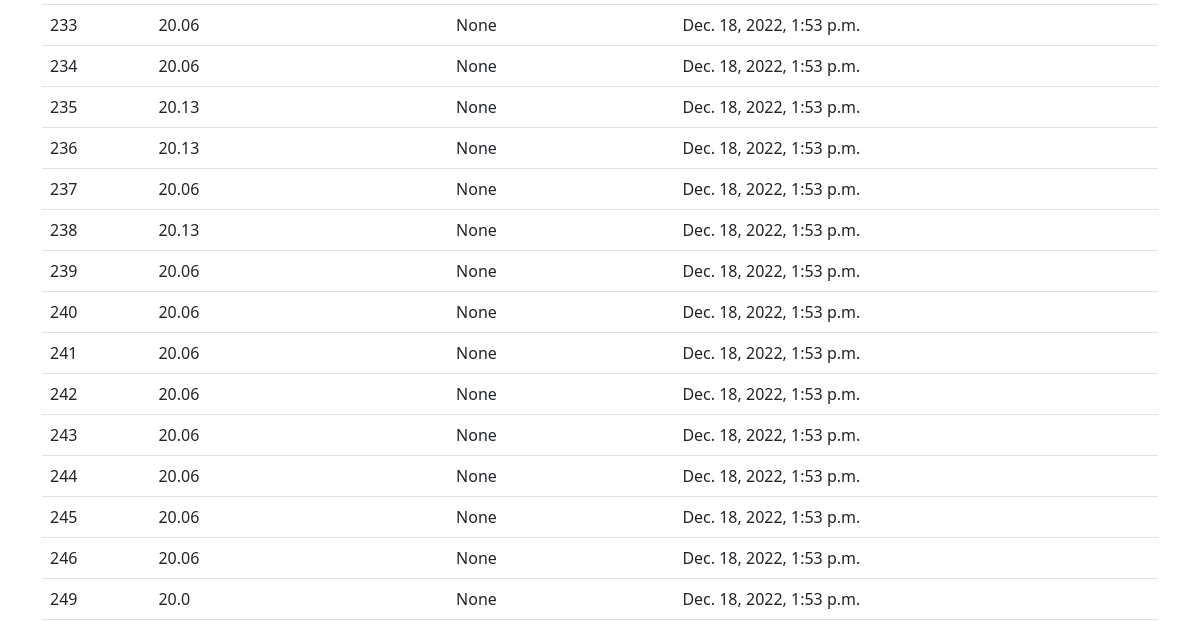
Page /data (lower part) on the earlier database version.
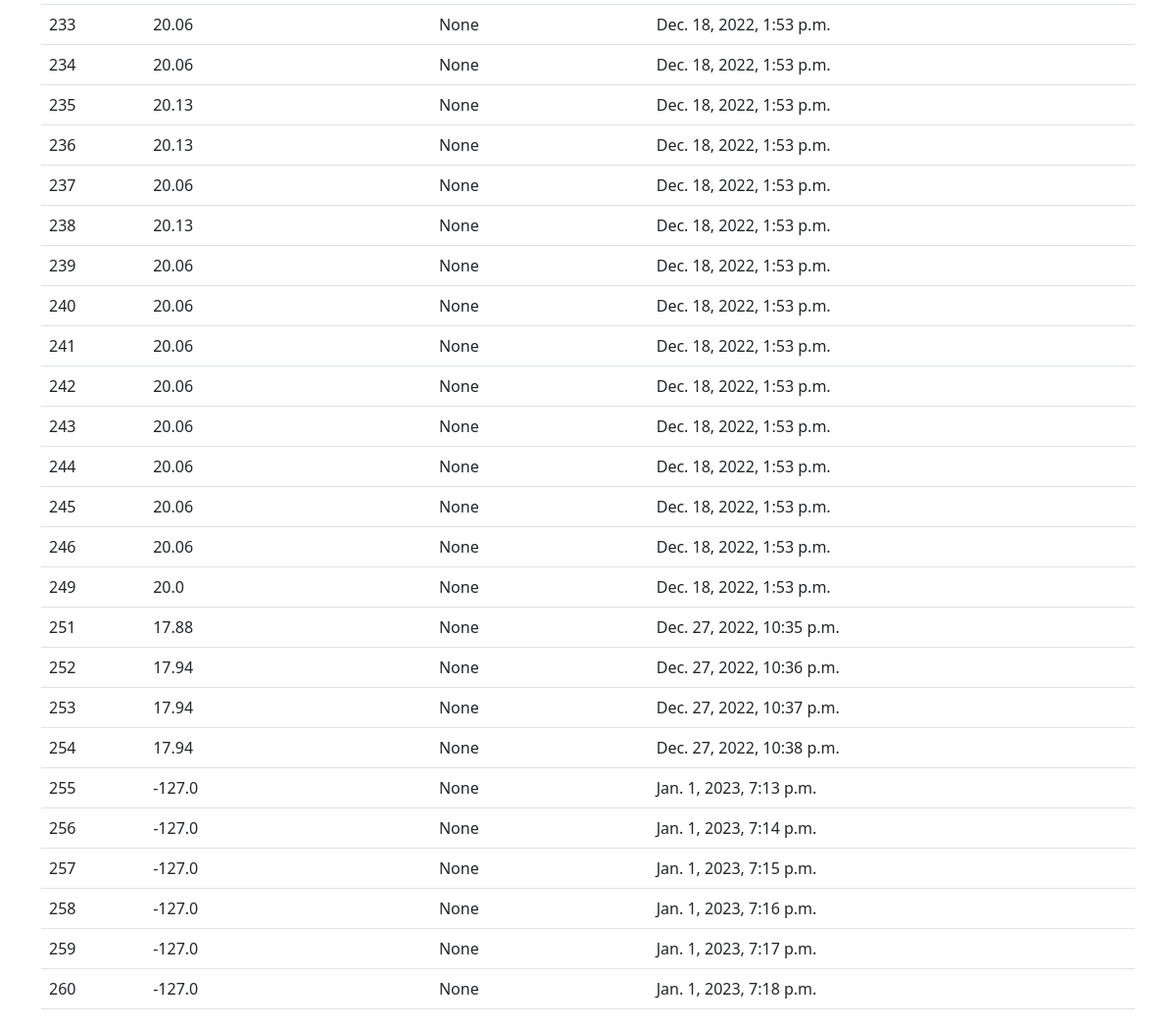
Same page on the later database version.
### MyApp/models.py (models this page shows, shortened)
class Dht (models.Model):
    temp = models.FloatField(null=True)
    hum = models.FloatField(null=True)
    dt = models.DateTimeField(auto_now_add=True, null=True)

### MyApp/views.py (the view)
# urls.py: path('data', views.dht11, name='Data'),
def dht11(request):
    tab = Dht.objects.all()
    s = {'tab': tab}
    return render(request, 'tables.html', s)

### MyApp/templates/tables.html (shortened to what this page needs)
<!doctype html>
<html lang="en">
<head>
    <link href="https://cdn.jsdelivr.net/npm/bootstrap@5.2.2/dist/css/bootstrap.min.css" rel="stylesheet">
</head>
<body class="container">
<table class="table">
  <tbody class="table-group-divider">
   {% for t in tab %}
    <tr>
      <td>{{ t.id}}</td>
      <td>{{ t.temp }}</td>
      <td>{{ t.hum }}</td>
      <td>{{ t.dt }}</td>
    </tr>
    {% endfor %}
  </tbody>
</table>
</body>
</html>

Differences in the rows shown:
added Dht: id "251", temp "17.88", hum "None", dt "Dec. 27, 2022, 10:35 p.m."
added Dht: id "252", temp "17.94", hum "None", dt "Dec. 27, 2022, 10:36 p.m."
added Dht: id "253", temp "17.94", hum "None", dt "Dec. 27, 2022, 10:37 p.m."
added Dht: id "254", temp "17.94", hum "None", dt "Dec. 27, 2022, 10:38 p.m."
added Dht: id "255", temp "-127.0", hum "None", dt "Jan. 1, 2023, 7:13 p.m."
added Dht: id "256", temp "-127.0", hum "None", dt "Jan. 1, 2023, 7:14 p.m."
added Dht: id "257", temp "-127.0", hum "None", dt "Jan. 1, 2023, 7:15 p.m."
added Dht: id "258", temp "-127.0", hum "None", dt "Jan. 1, 2023, 7:16 p.m."
added Dht: id "259", temp "-127.0", hum "None", dt "Jan. 1, 2023, 7:17 p.m."
added Dht: id "260", temp "-127.0", hum "None", dt "Jan. 1, 2023, 7:18 p.m."
